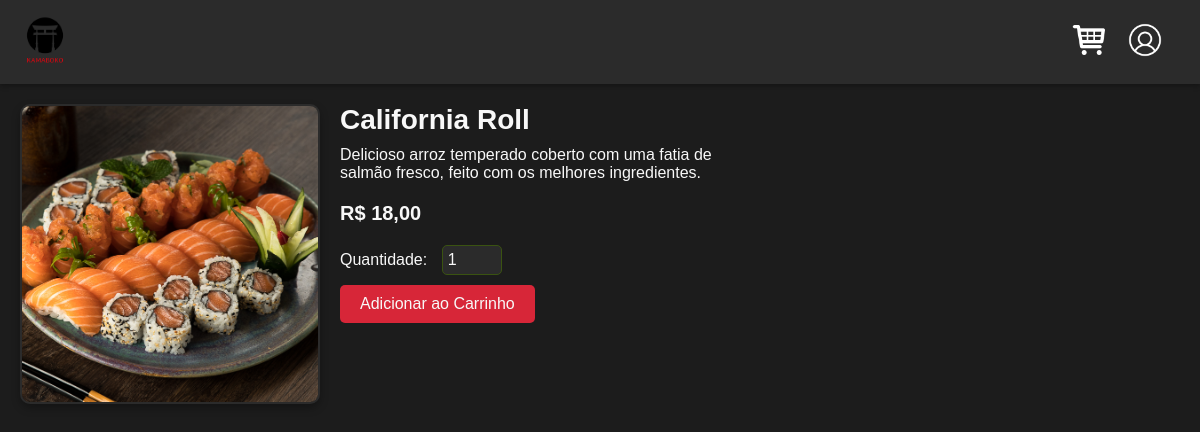
/pages/produto.php?pd=3, run on the app's committed database.
### tables this page shows
CREATE TABLE tb_item (
    id INT AUTO_INCREMENT PRIMARY KEY,
    idCategoria INT,
    nome VARCHAR(255) NOT NULL,
    descricao TEXT,
    imagem VARCHAR(100),
    preco DECIMAL(10, 2) NOT NULL,
    FOREIGN KEY (idCategoria) REFERENCES tb_categoria(id)
);

### utils/database.php (called while the page is built, shortened)
<?php
    class Database {
        public $conn;
        public function __construct() {
            $servidor = "10.171.140.79";
            $usuario = "igor";
            $senha = "1qaSW@3edFR$";
            $banco = "projeto_cardapio";
            $this -> conn = new mysqli($servidor, $usuario, $senha, $banco);
        }
        public function get_product($product_id) {
            $q_product = "SELECT * FROM tb_item WHERE id = ?";
            $stmt = $this -> conn -> prepare($q_product);
            if ($stmt) {
                $stmt -> bind_param("i", $product_id);
                $stmt -> execute();
                $result = $stmt -> get_result();
                if ($result -> num_rows > 0) {
                    return $result -> fetch_assoc();
                }
                return null;
            }
        }
    }
?>

### pages/produto.php (the view, shortened to what this page needs)
<!DOCTYPE html>
<html lang="pt-BR">
<?php
    $id = isset($_GET['pd']) ? intval($_GET['pd']) : null;
    if ($id === null) {
        error404();
    }
    else {
        include '../utils/database.php';
        $db = new Database();
        $product = $db -> get_product($id);
    }
?>
<head>
    <link rel="stylesheet" href="/static/css/global.css">
    <link rel="stylesheet" href="/static/css/produto.css">
</head>
<body>
    <?php include '../templates/header.php' ?>
    <main class="product-page">
        <div class="product-container">
            <div class="product-image">
                <img src="/static/imgs/<?= htmlspecialchars($product['imagem']) ?>" alt="Produto">
            </div>
            <div class="product-details">
                <h1 class="product-title"><?= htmlspecialchars($product['nome']) ?></h1>
                <p class="product-description">
                    Delicioso arroz temperado coberto com uma fatia de salmão fresco, feito com os melhores ingredientes.
                </p>
                <p class="product-price">R$ <?= number_format($product['preco'], 2, ',', '.'); ?></p>
                <div class="product-quantity">
                    <label for="quantity">Quantidade:</label>
                    <input type="number" id="quantity" name="quantity" min="1" value="1">
                </div>
                <button class="btn add-to-cart" id="addBtn" >Adicionar ao Carrinho</button>
            </div>
        </div>
    </main>
</body>
</html>

### static/css/global.css (style rules this page uses)
* { margin: 0; padding: 0; box-sizing: border-box; font-family: Arial, sans-serif; text-decoration: none; }
:root { --color-background: #1C1C1C; --color-header: #2B2B2B; --color-shadow: rgba(0, 0, 0, 0.3); --color-border: #3A5311; --color-text-primary: #F8F8F8; --color-text-secondary: #B3B3B3; --color-text-price: #AAAAAA; --color-link: #3A5311; --color-link-hover: #D72638; --color-cart-count-bg: #D72638; --color-cart-count-text: #F8F8F8; --color-btn-primary: #D72638; --color-btn-primary-hover: #A81C2B; }
body, html { margin: 0; padding: 0; font-family: Arial, sans-serif; background-color: var(--color-background); color: var(--color-text-primary); }

### static/css/produto.css (style rules this page uses)
.product-page { padding: 20px; }
.product-container { display: flex; gap: 20px; align-items: flex-start; }
.product-image img { width: 300px; height: 300px; object-fit: cover; border: 2px solid var(--color-header); border-radius: 10px; box-shadow: 0 4px 8px var(--color-shadow); }
.product-details { max-width: 400px; }
.product-title { font-size: 28px; color: var(--color-text); margin-bottom: 10px; }
.product-description { font-size: 16px; color: var(--color-text); margin-bottom: 20px; }
.product-price { font-size: 20px; font-weight: bold; color: var(--color-accent-green); margin-bottom: 20px; }
.btn.add-to-cart { background-color: var(--color-btn-primary); color: var(--color-cart-count-text); border: none; border-radius: 5px; padding: 10px 20px; cursor: pointer; font-size: 16px; margin-top: 10px; transition: background-color 0.3s ease; }
.product-quantity { margin-top: 15px; }
.product-quantity label { font-size: 16px; color: var(--color-text-primary); }
.product-quantity input { width: 60px; padding: 5px; margin-left: 10px; font-size: 16px; color: var(--color-text-primary); background-color: var(--color-header); border: 1px solid var(--color-border); border-radius: 5px; }

### data on the page
tb_item: imagem (picture), nome "California Roll", preco "18,00"
